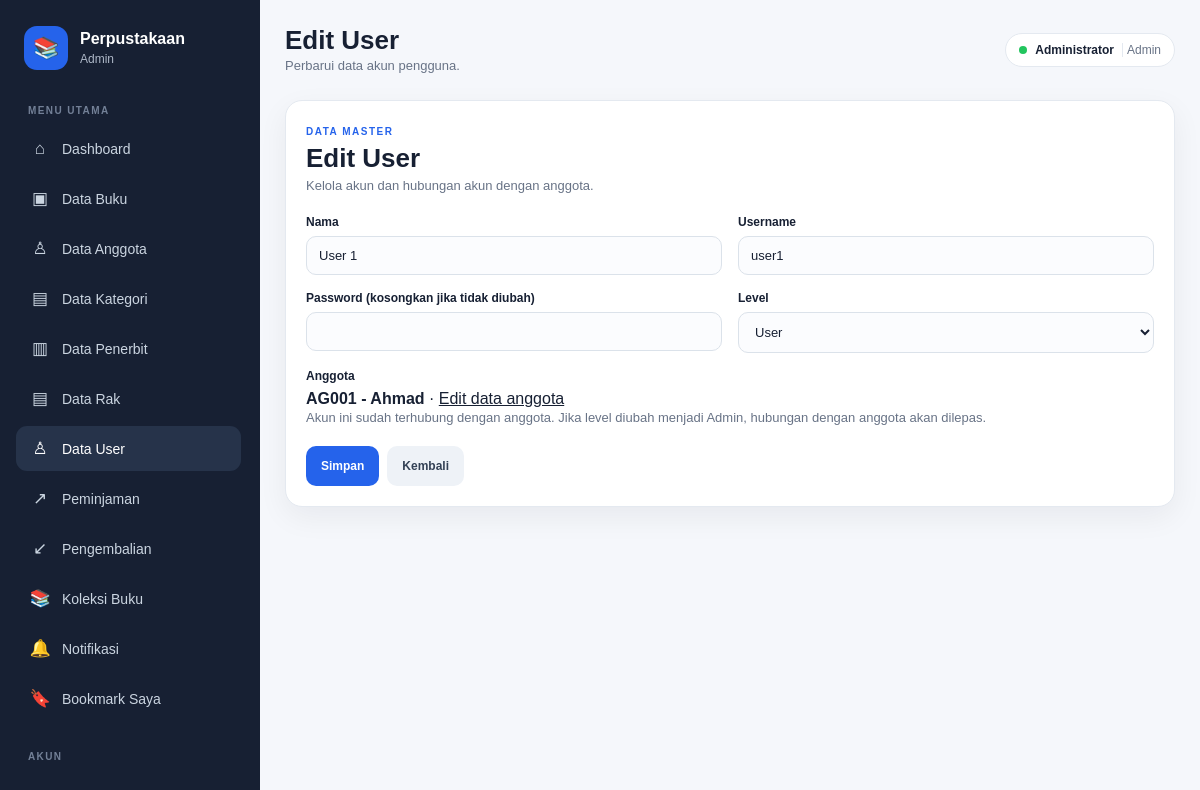
Screenshot of /user/form.php?id=2 (signed in) with the database file from the repository.
### tables this page shows
CREATE TABLE `user` (
  `id` int(10) UNSIGNED NOT NULL,
  `nama` varchar(100) NOT NULL,
  `username` varchar(100) NOT NULL,
  `password` varchar(255) NOT NULL,
  `level` enum('admin','user') NOT NULL,
  `anggota_id` int(10) UNSIGNED DEFAULT NULL
);

CREATE TABLE `anggota` (
  `id` int(10) UNSIGNED NOT NULL,
  `kode_anggota` varchar(20) NOT NULL,
  `nama` varchar(100) NOT NULL,
  `jenis_kelamin` enum('pria','wanita') DEFAULT NULL,
  `tempat_lahir` varchar(100) DEFAULT NULL,
  `tanggal_lahir` date DEFAULT NULL,
  `telpon` varchar(20) DEFAULT NULL,
  `alamat` text DEFAULT NULL,
  `status_aktif` tinyint(1) NOT NULL DEFAULT 1,
  `deleted_at` datetime DEFAULT NULL
);

### config/app.php (called while the page is built, shortened)
<?php
function url($path = "")
{
  $path = ltrim($path, "/");
  return BASE_URL . ($path !== "" ? "/" . $path : "");
}
if (!function_exists("e")) {
  function e($value)
  {
    return htmlspecialchars((string) $value, ENT_QUOTES, "UTF-8");
  }
}

### user/form.php (the view, shortened to what this page needs)
<?php
require_once __DIR__ . '/../config/connection.php';
$id = (int) ($_GET['id'] ?? ($_POST['id'] ?? 0));
$data = [
    'nama' => '',
    'username' => '',
    'level' => 'user',
    'anggota_id' => null,
];
if ($id > 0) {
    $query = $conn->prepare("
        SELECT id, nama, username, level, anggota_id
        FROM user
        WHERE id = ?
        LIMIT 1
    ");
    $query->bind_param('i', $id);
    $query->execute();
    $found = $query->get_result()->fetch_assoc();
    if ($found) {
        $data = $found;
    } else {
        $id = 0;
    }
}
$anggotaTerhubung = (int) ($data['anggota_id'] ?? 0);
$infoAnggota = null;
if ($anggotaTerhubung > 0) {
    $q = $conn->prepare("SELECT id, kode_anggota, nama FROM anggota WHERE id = ? LIMIT 1");
    $q->bind_param('i', $anggotaTerhubung);
    $q->execute();
    $infoAnggota = $q->get_result()->fetch_assoc();
}
$pageTitle = $id > 0 ? 'Edit User' : 'Tambah User';
require_once __DIR__ . '/../includes/layout_header.php';
$tampilBagianAnggota = $anggotaTerhubung < 1;
?>
<section class="panel form-panel">
    <div class="form-title">
        <span class="page-label">DATA MASTER</span>
        <h1><?= e($pageTitle) ?></h1>
        <p>Kelola akun dan hubungan akun dengan anggota.</p>
    </div>
    <form method="post" class="form-grid">
        <div>
            <label>Nama</label>
            <input type="text" name="nama" value="<?= e($data['nama']) ?>" required>
        </div>
        <div>
            <label>Username</label>
            <input type="text" name="username" value="<?= e($data['username']) ?>" required>
        </div>
        <div>
            <label>Password <?= $id ? '(kosongkan jika tidak diubah)' : '' ?></label>
            <input
                type="password"
                name="password"
                <?= $id ? '' : 'required' ?>
                autocomplete="new-password"
            >
        </div>
        <div>
            <label>Level</label>
            <select name="level" id="level" required>
                <option value="user" <?= $data['level'] === 'user' ? 'selected' : '' ?>>User</option>
            </select>
        </div>
        <?php if (!$tampilBagianAnggota): ?>
            <div class="full" id="info-anggota">
                <label>Anggota</label>
                <p>
                    <b><?= e($infoAnggota['kode_anggota'] . ' - ' . $infoAnggota['nama']) ?></b>
                    &middot;
                    <a href="<?= e(url('anggota/anggota_form.php?id=' . (int) $infoAnggota['id'])) ?>">
                        Edit data anggota
                    </a>
                </p>
                <small class="muted">
                    Akun ini sudah terhubung dengan anggota. Jika level diubah menjadi Admin,
                    hubungan dengan anggota akan dilepas.
                </small>
            </div>
        <?php endif; ?>
        <div class="full form-actions">
            <button type="submit" class="btn primary">Simpan</button>
            <a href="<?= e(url('user/index.php')) ?>" class="btn">Kembali</a>
        </div>
    </form>
</section>
<?php require_once __DIR__ . '/../includes/layout_footer.php'; ?>

### assets/css/style.css (style rules this page uses)
* { box-sizing: border-box; margin: 0; padding: 0; }
:root { --nav: #172033; --nav-2: #26334a; --primary: #2563eb; --primary-dark: #1d4ed8; --bg: #f5f7fb; --white: #ffffff; --text: #172033; --muted: #687386; --border: #e4e9f0; --green: #047857; --red: #b91c1c; --orange: #c2410c; --shadow: 0 10px 30px rgba(15, 23, 42, 0.06); --shadow-hover: 0 15px 35px rgba(15, 23, 42, 0.10); --radius: 12px; --radius-lg: 17px; }
html { scroll-behavior: smooth; }
body { font-family: Arial, Helvetica, sans-serif; background: var(--bg); color: var(--text); min-height: 100vh; }
a { color: inherit; }
button, input, select, textarea { font-family: inherit; }
.hero-panel, .panel, .stat-card, .summary-card, .search-hero, .search-results { background: #ffffff; border: 1px solid var(--border); border-radius: var(--radius-lg); box-shadow: var(--shadow); }
.panel { padding: 20px; margin-bottom: 20px; }
.page-label { display: inline-block; color: var(--primary); font-size: 10px; font-weight: 800; letter-spacing: 1.5px; }
.btn { display: inline-flex; align-items: center; justify-content: center; min-height: 40px; padding: 9px 14px; border: 1px solid transparent; border-radius: 10px; text-decoration: none; background: #eef2f7; color: #334155; font-weight: 700; font-size: 12px; cursor: pointer; transition: background 0.18s ease, transform 0.18s ease, filter 0.18s ease; }
.btn.primary { background: var(--primary); color: #ffffff; }
.form-panel { max-width: 1000px; }
.form-title { margin-bottom: 22px; }
.form-title h1 { font-size: 26px; margin: 4px 0; }
.form-title p { color: var(--muted); font-size: 13px; }
.form-grid { display: grid; grid-template-columns: repeat(2, minmax(0, 1fr)); gap: 16px; }
.form-grid .full { grid-column: 1 / -1; }
label { display: block; font-size: 12px; font-weight: 700; margin-bottom: 7px; }
input, select, textarea { width: 100%; padding: 11px 12px; border: 1px solid #dbe2ea; border-radius: 10px; background: #fbfcfe; color: var(--text); font: inherit; font-size: 13px; outline: none; transition: border-color 0.18s ease, box-shadow 0.18s ease; }
.form-actions { display: flex; gap: 9px; align-items: center; flex-wrap: wrap; margin-top: 3px; }
.muted { color: var(--muted); font-size: 13px; line-height: 1.5; }
.form-actions { display: flex; flex-wrap: wrap; gap: 8px; }

### rows the page displays
user: nama "User 1", username "user1", level "User"
anggota: kode_anggota+nama "AG001 - Ahmad"

### other values shown
$level ?: 'User' "Admin"
$pageTitle "Edit User"
$pageDescription "Perbarui data akun pengguna."
$_SESSION['nama'] "Administrator"
$_SESSION['level'] "Admin"
